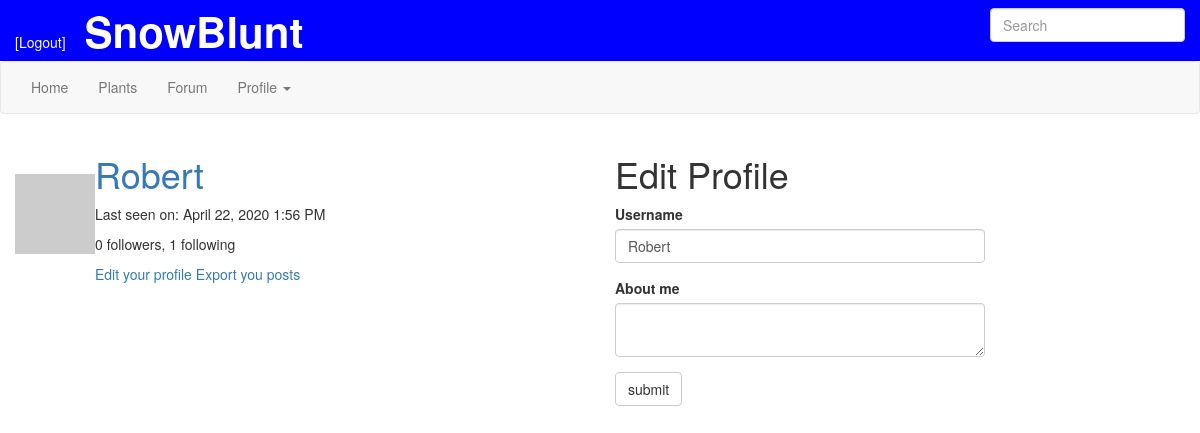
The page /edit_profile (signed in) on the database as committed earlier.
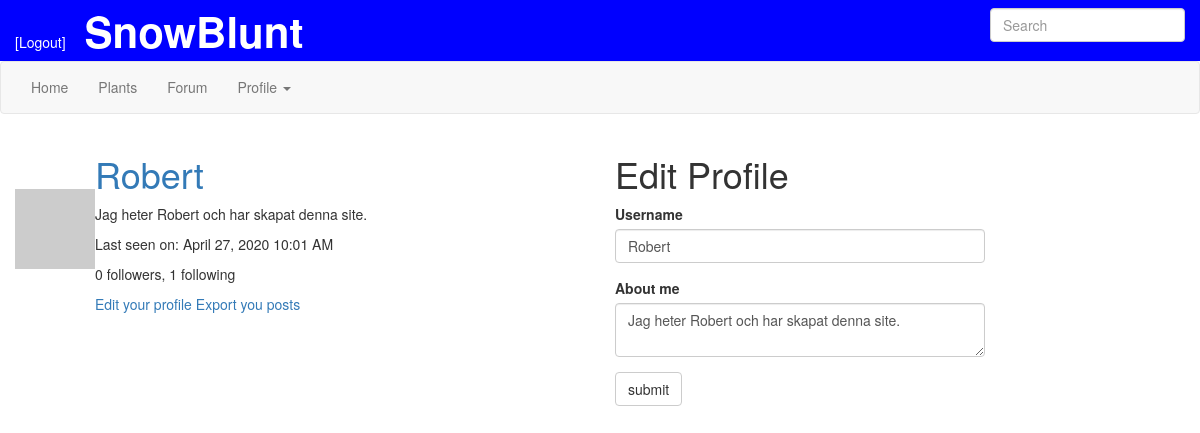
The same page on the database as committed later.
### app/models.py (models this page shows, shortened)
class PaginatedAPIMixin(object):
    @staticmethod
    def to_collection_dict(query, page, per_page, endpoint, **kwargs):
        resources = query.paginate(page, per_page, False)
        data = {
            'items': [item.to_dict() for item in resources.items],
            '_meta': {
                'page': page,
                'per_page': per_page,
                'total_page': resources.pages,
                'total_items': resources.total
            },
            '_links': {
                'self': url_for(endpoint, page=page, per_page=per_page,
                                **kwargs),
                'next': url_for(endpoint, page=page + 1, per_page=per_page,
                                **kwargs) if resources.has_next else None,
                'prev': url_for(endpoint, page=page - 1, per_page=per_page,
                                **kwargs) if resources.has_prev else None
            }
        }
        return data

class User(PaginatedAPIMixin, UserMixin, db.Model):
    id = db.Column(db.Integer, primary_key=True)
    username = db.Column(db.String(64), index=True, unique=True)
    email = db.Column(db.String(120), index=True, unique=True)
    password_hash = db.Column(db.String(128))
    posts = db.relationship('Post', backref='author', lazy='dynamic')
    about_me = db.Column(db.String(140))
    last_seen = db.Column(db.DateTime, default=datetime.utcnow)
    followed = db.relationship(
        'User', secondary=followers,
        primaryjoin=(followers.c.follower_id == id),
        secondaryjoin=(followers.c.followed_id == id),
        backref=db.backref('followers', lazy='dynamic'), lazy='dynamic')
    notifications = db.relationship('Notification', backref='user',
                                    lazy='dynamic')
    tasks = db.relationship('Task', backref='user', lazy='dynamic')
    messages_sent = db.relationship('Message',
                                    foreign_keys='Message.sender_id',
                                    backref='author', lazy='dynamic')
    messages_received = db.relationship('Message',
                                        foreign_keys='Message.recipient_id',
                                        backref='recipient', lazy='dynamic')
    last_message_read_time = db.Column(db.DateTime)
    token = db.Column(db.String(32), index=True, unique=True)
    token_expiration = db.Column(db.DateTime)
    def avatar(self, size):
        digest = md5(self.email.lower().encode('utf-8')).hexdigest()
        return 'https://www.gravatar.com/avatar/{}?d=identicon&s={}'.format(digest, size)
    def new_message(self):
        last_read_time = self.last_message_read_time or datetime(1900, 1, 1)
        return Message.query.filter_by(recipient=self).filter(
            Message.timestamp > last_read_time).count()
    def get_tasks_in_progress(self):
        return Task.query.filter_by(user=self, complete=False).all()
    def get_task_in_progress(self, name):
        return Task.query.filter_by(name=name, user=self,
                                    complete=False).first()

### app/main/routes.py (the view)
@bp.route('/edit_profile', methods=['GET', 'POST'])
@login_required
def edit_profile():
    form = EditProfileForm(current_user.username)
    if form.validate_on_submit():
        current_user.username = form.username.data
        current_user.about_me = form.about_me.data
        db.session.commit()
        flash(_('Your changes have been saved.'))
        return redirect(url_for('main.edit_profile'))
    elif request.method == 'GET':
        form.username.data = current_user.username
        form.about_me.data = current_user.about_me
    return render_template('user.html', title='Edit Profile', form=form, user=current_user)

### app/main/forms.py (shortened to what this page needs)
class SearchForm(FlaskForm):
    q = StringField(_l('Search'), validators=[DataRequired()])
    def __init__(self, *args, **kwargs):
        if 'formdata' not in kwargs:
            kwargs['formdata'] = request.args
        if 'csrf_enabled' not in kwargs:
            kwargs['csrf_enabled'] = False
        super(SearchForm, self).__init__(*args, **kwargs)

class EditProfileForm(FlaskForm):
    username = StringField('Username', validators=[DataRequired()])
    about_me = TextAreaField('About me', validators=[Length(min=0, max=140)])
    submit = SubmitField('submit')
    def __init__(self, original_username, *args, **kwargs):
        super(EditProfileForm, self).__init__(*args, **kwargs)
        self.original_username = original_username

### app/main/routes.py (called while the page is built)
@bp.before_request
def before_request():
    if current_user.is_authenticated:
        current_user.last_seen = datetime.utcnow()
        db.session.commit()
        g.search_form = SearchForm()
    g.locale = str(get_locale())

### app/models.py (called while the page is built)
@login.user_loader
def load_user(id):
    return User.query.get(int(id))

### app/templates/user.html (shortened to what this page needs)
{% extends "user_temp.html" %}

### app/templates/user_temp.html (shortened to what this page needs)
{% extends "template.html" %}
{% import 'bootstrap/wtf.html' as wtf %}
{% block app_content %}
  <div class="row">
    <div class="col-sm-6">
      <table>
        <tr>
          <td><img src="{{ user.avatar(128) }}"></td>
          <td>
            <h1><a href="{{ url_for('main.user', username=user.username) }}">
              {{ user.username }}
            </a></h1>
            {% if user.about_me %}<p>{{ user.about_me }}</p>{% endif %}
            {% if user.last_seen %}
              <p>Last seen on: {{ moment(user.last_seen).format('LLL') }}</p>
            {% endif %}
            <p>{{ user.followers.count() }} followers, {{ user.followed.count() }} following </p>
            <p>
            {% if user == current_user %}
                <a href="{{ url_for('main.edit_profile') }}">Edit your profile</a>
              {% if not current_user.get_task_in_progress('export_posts') %}
                  <a href="{{ url_for('main.export_posts') }}">
                    {{ _('Export you posts') }}
                  </a>
              {% endif %}
            {% elif not current_user.is_following(user) %}
                <a href="{{ url_for('main.follow', username=user.username) }}">Follow</a>
            {% else %}
                <a href="{{ url_for('main.unfollow', username=user.username) }}">Unfollow</a>
            {% endif %}
            </p>
          </td>
        </tr>
      </table>
    </div>
  {% if form %}
    {% if user == current_user %}
    <div class="col-sm-4">
      <h1>Edit Profile</h1>
          {{ wtf.quick_form(form) }}
    </div>
    {% else %}
  </div>
  <div class="row">
    <div class="col-md-4">
      {{ wtf.quick_form(form) }}
    </div>
    {% endif %}
  {% endif %}
  </div>
{% endblock %}

Rows that differ between the two databases and show on the page:
changed User "Robert": about_me (not shown) → "Jag heter Robert och har skapat denna site."; last_seen "April 22, 2020 1:56 PM" → "April 27, 2020 10:01 AM"
